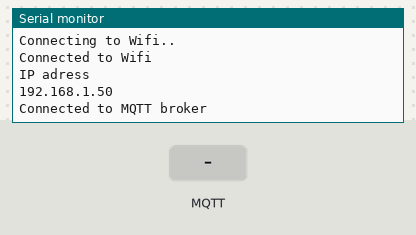
Bench run of a sketch on a simulated ESP32. Shown: the last lines printed to the serial monitor. Inputs (shaded band) come from the test bench. WiFi joins after 1.5 s; servers stay silent unless stated; no MQTT or app messages arrive unless stated.

Above: at 3.2 s.
3.3 s: MQTT message "costPerCharge" arrives on the first subscribed topic
At 4.3 s:
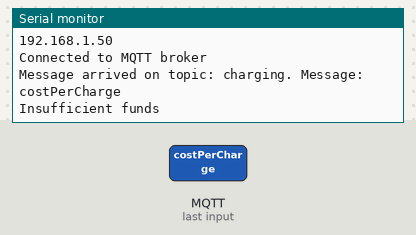
4.8 s: MQTT message "currentBatteryLevel" arrives on the first subscribed topic
At 5.5 s:
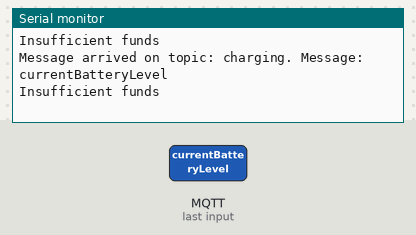
6.3 s: MQTT message "batteryHealth" arrives on the first subscribed topic
At 7.5 s:
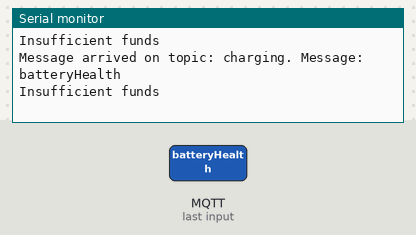
7.8 s: MQTT message "charging" arrives on the first subscribed topic
At 8.9 s:
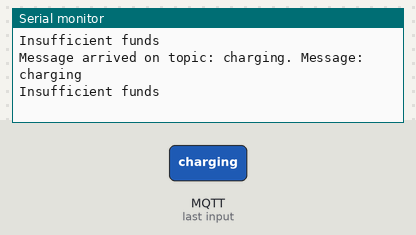
9.3 s: MQTT message "50%" arrives on the first subscribed topic
At 10.1 s:
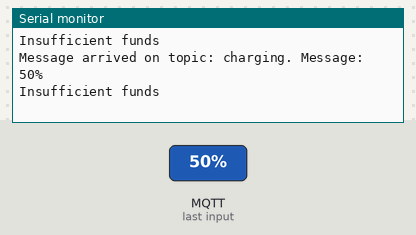
10.8 s: MQTT message "Fast charging" arrives on the first subscribed topic
At 11.2 s:
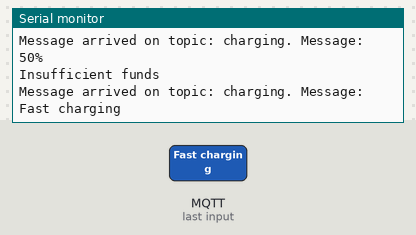

The sketch:

Ladestasjon_04mai.ino
```cpp
// Importerer bibliotek
#include <WiFi.h>
#include <PubSubClient.h>
#include <Wire.h>
#include <math.h>

// Kobler til MQTT server på Rpi
const char* ssid = "rpi6";
const char* password = "123456789";
const char* mqtt_server = "192.168.137.7"; // IPen til RPI

// Variabler
int targetBatteryLevel = 0;
int newBatteryLevel;
float newAccountBalance;

int costFactor = 1;
float costPerCharge = 1; // Blir oppdatert fra API
int chargingInterval = 30; // [ms] per loop

float batteryHealthFactor = 1 ; // Fra 0.01 til 1.01
bool emergencyCharge = true;

WiFiClient espClientCharging;
PubSubClient client(espClientCharging);

unsigned long previousTime = 0;
unsigned long chargingSpeed = 0;


void setup() {

Serial.begin(115200);

WiFi.begin(ssid, password);
while (WiFi.status() != WL_CONNECTED){
  delay(1000);
  Serial.println("Connecting to Wifi..");

  }
  Serial.println("Connected to Wifi");
  Serial.println("IP adress");
  Serial.println(WiFi.localIP());

  client.setServer(mqtt_server,1883);
  while (!client.connected()) {

    if (client.connect("espClientCharging")) {
      Serial.println("Connected to MQTT broker");

      // Subscribe til topics
      client.subscribe("charging");
      client.subscribe("currentBatteryLevel");
      client.subscribe("currentAccountBalance");
      client.subscribe("costPerCharge");
      client.subscribe("batteryHealth");
      client.subscribe("emergencyCharge");

    } else {
      Serial.print("Failed with state ");
      Serial.print(client.state());
      delay(2000);
    }
  }

 client.setCallback(callback);

}

// Tar imot meldinger på topics og behandler data
void callback(char* topic, byte* message, unsigned int length) {

  Serial.print("Message arrived on topic: ");
  Serial.print(topic);
  Serial.print(". Message: ");
  String messageTemp;

  for (int i = 0; i < length; i++) {
    Serial.print((char)message[i]);
    messageTemp += (char)message[i];
    }
    Serial.println();

  // Henter kostnad per %
  if (String(topic) == "costPerCharge") {
    const char* messageChars = messageTemp.c_str();
    costPerCharge = atof(messageChars);
  }

  // Tar inn info fra bilen om tilgjengelig balanse, batterinivå og -helse
  if (String(topic) == "currentAccountBalance") { // Ladestasjonen finner ut hvor mye du kan kjøpe for
    newAccountBalance = messageTemp.toInt();
  }

  if (String(topic) == "currentBatteryLevel") { // Ladestasjonen finner ut hvor mye du kan kjøpe for
    newBatteryLevel = messageTemp.toInt();
    }

  if (String(topic) == "batteryHealth") { // Lager en faktor som reduserer hvor fort batteri lades
    batteryHealthFactor = messageTemp.toInt();
    batteryHealthFactor = (batteryHealthFactor+1) / 100; // Faktor mellom 0.01 og 1.01, for å ikke dele på 0
    }

  // Bestiller lading, setter interval og cost
  if (String(topic) == "charging") { // Sjekker hvilken lading bilen har bestilt og om den har nok penger

    if ((messageTemp == "50%")&&(newAccountBalance >= 50)) {
      targetBatteryLevel = 50;
      chargingInterval = 30;
      costFactor = 1;
      }
    if ((messageTemp == "80%")&&(newAccountBalance >= 80)) {
      targetBatteryLevel = 80;
      chargingInterval = 30;
      costFactor = 1;
      }
    if ((messageTemp == "100%")&&(newAccountBalance >= 100)) {
      targetBatteryLevel = 100;
      chargingInterval = 30;
      costFactor = 1;
      }
    if (messageTemp == "Fast charging") {
      targetBatteryLevel = newAccountBalance / 3 ; // Setter target til 1/3 av tilgjengelig balanse, pga det er dyrere. Blir begrenset til maks 100 senere
      chargingInterval = 10;
      costFactor = 3;
      }

  else {
    Serial.println("Insufficient funds");
    }
  }

  // Nødlading
  if ((String(topic) == "emergencyCharge") && (emergencyCharge)){
    targetBatteryLevel = 20;
    costFactor = 0;
    emergencyCharge = false;
    }

}

void loop() {

  client.loop();

  newBatteryLevel = constrain(newBatteryLevel, 0, 100);
  targetBatteryLevel = constrain(targetBatteryLevel, 0, 100);

  unsigned long currentTime = millis();

  // looper med intervallet chargingSpeed
  if (currentTime - previousTime >= chargingSpeed) {

      // Lader batteriet opp mot valgt prosent
      if (newBatteryLevel < targetBatteryLevel + 1) {
      newBatteryLevel += 1;

        if (newBatteryLevel <= targetBatteryLevel){
          newAccountBalance -= costFactor * costPerCharge;
        }
      }

      // Resetter target og intern batterinivå
      if (newBatteryLevel == targetBatteryLevel + 1) {
        targetBatteryLevel = 0;
        newBatteryLevel = 0;
      }


      // Endrer hastigheten på loopen i [ms], høyere newBatteryLevel = saktere
      chargingSpeed = (chargingInterval/batteryHealthFactor) * (log(newBatteryLevel + 1) + 1);

      /*Serial.print("Charging speed is: ");
      Serial.println(chargingSpeed);*/

    // Publiserer kontinuerlig til target er nådd
    if ((newBatteryLevel < targetBatteryLevel + 1) && (newBatteryLevel != 0)) {

      char newAccountBalanceString[8];
      dtostrf(newAccountBalance, 1, 2, newAccountBalanceString);
      Serial.print("New account balance: ");
      Serial.println(newAccountBalanceString);
      client.publish("newAccountBalance", newAccountBalanceString);

      char newBatteryLevelString[8];
      dtostrf(newBatteryLevel, 1, 2, newBatteryLevelString);
      Serial.print("New battery level: ");
      Serial.println(newBatteryLevelString);
      client.publish("newBatteryLevel", newBatteryLevelString);
    }

    previousTime = currentTime;
  }
}
```

Measured:
- after the input at 3.3 s, the serial monitor: prints a new line at once (image 1)
- after the input at 4.8 s, the serial monitor: prints a new line at once (image 2)
- after the input at 6.3 s, the serial monitor: prints a new line at once (image 3)
- after the input at 7.8 s, the serial monitor: prints a new line at once (image 4)
- after the input at 9.3 s, the serial monitor: prints a new line at once (image 5)
- after the input at 10.8 s, the serial monitor: prints a new line at once (image 6)
